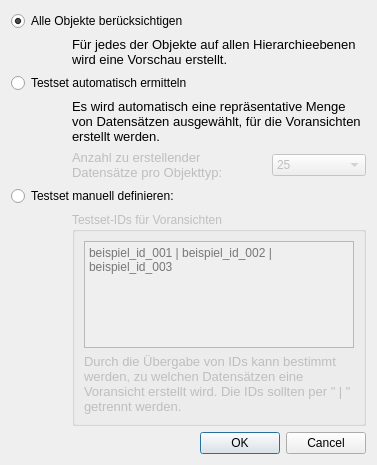
<?xml version="1.0" encoding="UTF-8"?>
<ui version="4.0">
 <class>previewTestsetDialog</class>
 <widget class="QDialog" name="previewTestsetDialog">
  <property name="geometry">
   <rect>
    <x>0</x>
    <y>0</y>
    <width>377</width>
    <height>465</height>
   </rect>
  </property>
  <property name="windowTitle">
   <string>Testset für Voransichten</string>
  </property>
  <property name="modal">
   <bool>true</bool>
  </property>
  <layout class="QGridLayout" name="gridLayout">
   <item row="0" column="0" colspan="3">
    <widget class="QRadioButton" name="radioButton_preview_all_objects">
     <property name="text">
      <string>Alle Objekte berücksichtigen</string>
     </property>
     <property name="checked">
      <bool>true</bool>
     </property>
    </widget>
   </item>
   <item row="1" column="0">
    <spacer name="horizontalSpacer_2">
     <property name="orientation">
      <enum>Qt::Horizontal</enum>
     </property>
     <property name="sizeType">
      <enum>QSizePolicy::Minimum</enum>
     </property>
     <property name="sizeHint" stdset="0">
      <size>
       <width>30</width>
       <height>20</height>
      </size>
     </property>
    </spacer>
   </item>
   <item row="1" column="1" colspan="3">
    <widget class="QLabel" name="label_2">
     <property name="font">
      <font>
       <pointsize>10</pointsize>
      </font>
     </property>
     <property name="text">
      <string>Für jedes der Objekte auf allen Hierarchieebenen wird eine Vorschau erstellt. </string>
     </property>
     <property name="scaledContents">
      <bool>true</bool>
     </property>
     <property name="wordWrap">
      <bool>true</bool>
     </property>
    </widget>
   </item>
   <item row="2" column="0" colspan="3">
    <widget class="QRadioButton" name="radioButton_preview_automatic_testset">
     <property name="text">
      <string>Testset automatisch ermitteln</string>
     </property>
    </widget>
   </item>
   <item row="3" column="0">
    <spacer name="horizontalSpacer_3">
     <property name="orientation">
      <enum>Qt::Horizontal</enum>
     </property>
     <property name="sizeType">
      <enum>QSizePolicy::Minimum</enum>
     </property>
     <property name="sizeHint" stdset="0">
      <size>
       <width>30</width>
       <height>20</height>
      </size>
     </property>
    </spacer>
   </item>
   <item row="3" column="1" colspan="3">
    <widget class="QLabel" name="label_3">
     <property name="font">
      <font>
       <pointsize>10</pointsize>
      </font>
     </property>
     <property name="text">
      <string>Es wird automatisch eine repräsentative Menge von Datensätzen ausgewählt, für die Voransichten erstellt werden.</string>
     </property>
     <property name="scaledContents">
      <bool>true</bool>
     </property>
     <property name="wordWrap">
      <bool>true</bool>
     </property>
    </widget>
   </item>
   <item row="4" column="0">
    <spacer name="horizontalSpacer_4">
     <property name="orientation">
      <enum>Qt::Horizontal</enum>
     </property>
     <property name="sizeType">
      <enum>QSizePolicy::Minimum</enum>
     </property>
     <property name="sizeHint" stdset="0">
      <size>
       <width>30</width>
       <height>20</height>
      </size>
     </property>
    </spacer>
   </item>
   <item row="4" column="1" colspan="2">
    <widget class="QLabel" name="label_preview_count">
     <property name="enabled">
      <bool>false</bool>
     </property>
     <property name="font">
      <font>
       <pointsize>10</pointsize>
      </font>
     </property>
     <property name="text">
      <string>Anzahl zu erstellender Datensätze pro Objekttyp:</string>
     </property>
     <property name="scaledContents">
      <bool>true</bool>
     </property>
     <property name="wordWrap">
      <bool>true</bool>
     </property>
    </widget>
   </item>
   <item row="5" column="0" colspan="4">
    <widget class="QRadioButton" name="radioButton_manual_testset">
     <property name="text">
      <string>Testset manuell definieren:</string>
     </property>
    </widget>
   </item>
   <item row="6" column="0">
    <spacer name="horizontalSpacer">
     <property name="orientation">
      <enum>Qt::Horizontal</enum>
     </property>
     <property name="sizeType">
      <enum>QSizePolicy::Fixed</enum>
     </property>
     <property name="sizeHint" stdset="0">
      <size>
       <width>30</width>
       <height>20</height>
      </size>
     </property>
    </spacer>
   </item>
   <item row="6" column="1" colspan="3">
    <widget class="QGroupBox" name="groupBox">
     <property name="enabled">
      <bool>false</bool>
     </property>
     <property name="title">
      <string>Testset-IDs für Voransichten</string>
     </property>
     <property name="checkable">
      <bool>false</bool>
     </property>
     <layout class="QVBoxLayout" name="verticalLayout_2">
      <item>
       <widget class="QTextEdit" name="textEdit_testset_ids">
        <property name="placeholderText">
         <string>beispiel_id_001 | beispiel_id_002 | beispiel_id_003</string>
        </property>
       </widget>
      </item>
      <item>
       <widget class="QLabel" name="label">
        <property name="font">
         <font>
          <pointsize>10</pointsize>
         </font>
        </property>
        <property name="text">
         <string>Durch die Übergabe von IDs kann bestimmt werden, zu welchen Datensätzen eine Voransicht erstellt wird. Die IDs sollten per &quot; | &quot; getrennt werden.</string>
        </property>
        <property name="scaledContents">
         <bool>true</bool>
        </property>
        <property name="alignment">
         <set>Qt::AlignLeading|Qt::AlignLeft|Qt::AlignVCenter</set>
        </property>
        <property name="wordWrap">
         <bool>true</bool>
        </property>
       </widget>
      </item>
     </layout>
    </widget>
   </item>
   <item row="7" column="2" colspan="2">
    <widget class="QDialogButtonBox" name="buttonBox_preview_testset">
     <property name="orientation">
      <enum>Qt::Horizontal</enum>
     </property>
     <property name="standardButtons">
      <set>QDialogButtonBox::Cancel|QDialogButtonBox::Ok</set>
     </property>
    </widget>
   </item>
   <item row="4" column="3">
    <widget class="QComboBox" name="comboBox_preview_count">
     <property name="enabled">
      <bool>false</bool>
     </property>
     <property name="currentIndex">
      <number>4</number>
     </property>
     <item>
      <property name="text">
       <string>5</string>
      </property>
     </item>
     <item>
      <property name="text">
       <string>10</string>
      </property>
     </item>
     <item>
      <property name="text">
       <string>15</string>
      </property>
     </item>
     <item>
      <property name="text">
       <string>20</string>
      </property>
     </item>
     <item>
      <property name="text">
       <string>25</string>
      </property>
     </item>
     <item>
      <property name="text">
       <string>30</string>
      </property>
     </item>
     <item>
      <property name="text">
       <string>35</string>
      </property>
     </item>
     <item>
      <property name="text">
       <string>40</string>
      </property>
     </item>
     <item>
      <property name="text">
       <string>45</string>
      </property>
     </item>
     <item>
      <property name="text">
       <string>50</string>
      </property>
     </item>
     <item>
      <property name="text">
       <string>55</string>
      </property>
     </item>
     <item>
      <property name="text">
       <string>60</string>
      </property>
     </item>
     <item>
      <property name="text">
       <string>65</string>
      </property>
     </item>
     <item>
      <property name="text">
       <string>70</string>
      </property>
     </item>
     <item>
      <property name="text">
       <string>75</string>
      </property>
     </item>
     <item>
      <property name="text">
       <string>80</string>
      </property>
     </item>
     <item>
      <property name="text">
       <string>85</string>
      </property>
     </item>
     <item>
      <property name="text">
       <string>90</string>
      </property>
     </item>
     <item>
      <property name="text">
       <string>95</string>
      </property>
     </item>
     <item>
      <property name="text">
       <string>100</string>
      </property>
     </item>
    </widget>
   </item>
  </layout>
 </widget>
 <resources/>
 <connections>
  <connection>
   <sender>buttonBox_preview_testset</sender>
   <signal>accepted()</signal>
   <receiver>previewTestsetDialog</receiver>
   <slot>accept()</slot>
   <hints>
    <hint type="sourcelabel">
     <x>248</x>
     <y>254</y>
    </hint>
    <hint type="destinationlabel">
     <x>157</x>
     <y>274</y>
    </hint>
   </hints>
  </connection>
  <connection>
   <sender>buttonBox_preview_testset</sender>
   <signal>rejected()</signal>
   <receiver>previewTestsetDialog</receiver>
   <slot>reject()</slot>
   <hints>
    <hint type="sourcelabel">
     <x>316</x>
     <y>260</y>
    </hint>
    <hint type="destinationlabel">
     <x>286</x>
     <y>274</y>
    </hint>
   </hints>
  </connection>
  <connection>
   <sender>radioButton_manual_testset</sender>
   <signal>toggled(bool)</signal>
   <receiver>groupBox</receiver>
   <slot>setEnabled(bool)</slot>
   <hints>
    <hint type="sourcelabel">
     <x>140</x>
     <y>139</y>
    </hint>
    <hint type="destinationlabel">
     <x>218</x>
     <y>280</y>
    </hint>
   </hints>
  </connection>
  <connection>
   <sender>radioButton_preview_automatic_testset</sender>
   <signal>toggled(bool)</signal>
   <receiver>label_preview_count</receiver>
   <slot>setEnabled(bool)</slot>
   <hints>
    <hint type="sourcelabel">
     <x>125</x>
     <y>79</y>
    </hint>
    <hint type="destinationlabel">
     <x>140</x>
     <y>155</y>
    </hint>
   </hints>
  </connection>
  <connection>
   <sender>radioButton_preview_automatic_testset</sender>
   <signal>toggled(bool)</signal>
   <receiver>comboBox_preview_count</receiver>
   <slot>setEnabled(bool)</slot>
   <hints>
    <hint type="sourcelabel">
     <x>115</x>
     <y>77</y>
    </hint>
    <hint type="destinationlabel">
     <x>297</x>
     <y>140</y>
    </hint>
   </hints>
  </connection>
 </connections>
</ui>
